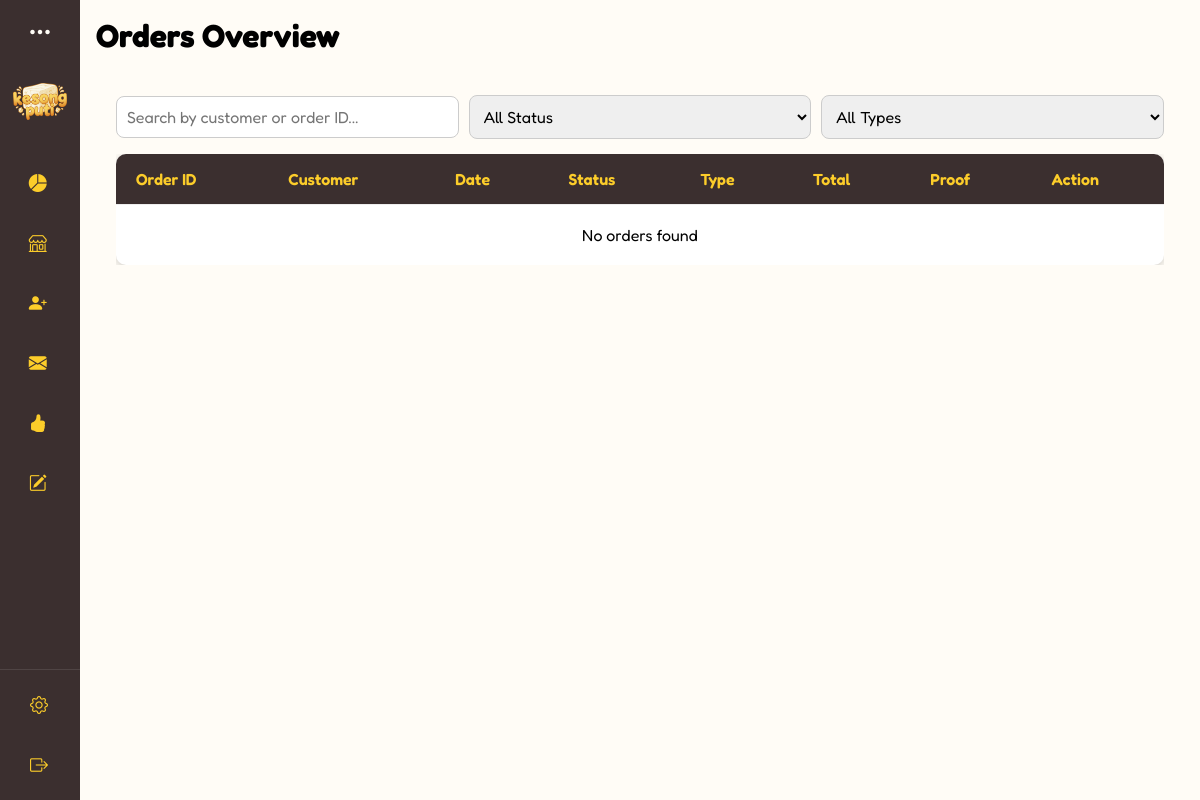
/interfaces/superadmin/orders.php (signed in), run on an earlier commit of the app's database.
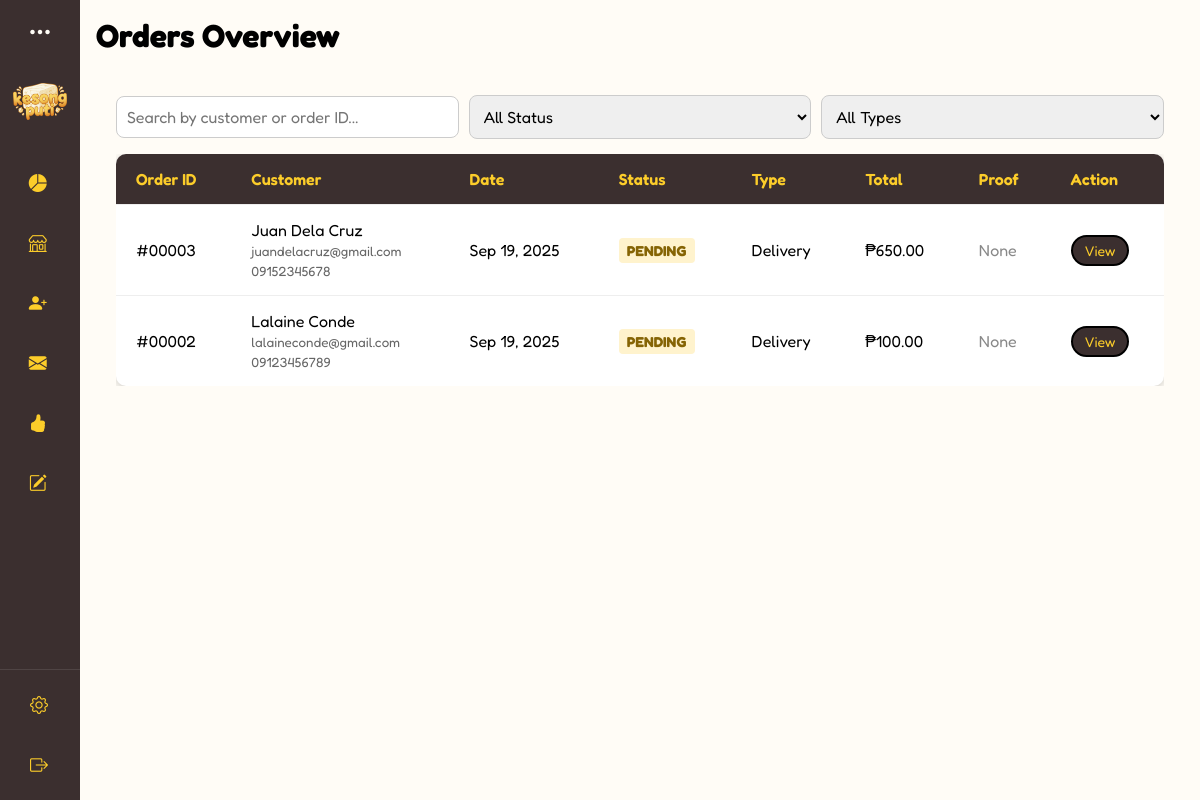
And on a later commit of the database.
### tables this page shows
CREATE TABLE `orders` (
  `o_id` int(11) NOT NULL,
  `c_id` int(11) NOT NULL,
  `handled_by` int(11) NOT NULL,
  `order_date` datetime DEFAULT current_timestamp(),
  `total_amount` decimal(10,2) NOT NULL,
  `payment_status` enum('pending','paid','failed','refunded') DEFAULT 'pending',
  `payment_method` varchar(50) DEFAULT 'cash',
  `proof_of_payment` varchar(255) DEFAULT NULL,
  `order_status` enum('pending','processing','shipped','delivered','cancelled') DEFAULT 'pending',
  `delivery_address` varchar(255) NOT NULL,
  `owner_id` int(11) NOT NULL
);

CREATE TABLE `customers` (
  `c.id` int(11) NOT NULL,
  `fullname` varchar(255) NOT NULL,
  `phone_number` varchar(15) NOT NULL,
  `email` varchar(255) NOT NULL,
  `address` varchar(255) NOT NULL
);

### interfaces/superadmin/orders.php (the view, shortened to what this page needs)
<?php
require '../../connection.php';
include ('../../includes/superadmin-dashboard.php');
$orders = [];
$owner_filter = null;
if ($_SESSION['role'] === 'superadmin') {
    $owner_filter = intval($_SESSION['super_id']);
} elseif ($_SESSION['role'] === 'admin') {
    $owner_filter = intval($_SESSION['admin_id']);
}
if ($owner_filter !== null) {
    $orders_query = "SELECT o.*, c.fullname, c.phone_number, c.email, c.address
                     FROM orders o
                     LEFT JOIN customers c ON o.c_id = c.`c.id`
                     WHERE o.owner_id = ?
                     ORDER BY o.order_date DESC";
    $stmt = mysqli_prepare($connection, $orders_query);
    if ($stmt) {
        mysqli_stmt_bind_param($stmt, 'i', $owner_filter);
        mysqli_stmt_execute($stmt);
        $result = mysqli_stmt_get_result($stmt);
        while ($row = mysqli_fetch_assoc($result)) {
            $orders[] = $row;
        }
    }
}
?>
<!DOCTYPE html>
<html lang="en">
<head>
  <link rel="stylesheet" href="https://cdn.jsdelivr.net/npm/bootstrap-icons/font/bootstrap-icons.css"/>
  <link rel="stylesheet" href="../../css/admin.css"/>
</head>
<body>
<div class="main-content">
  <div class="box" id="orders-content">
    <h1>Orders Overview</h1>
    <div class="orders-container">
      <div class="orders-header">
        <input type="text" id="orderSearch" placeholder="Search by customer or order ID..."/>
        <select id="orderStatusFilter">
          <option value="all">All Status</option>
        </select>
        <select id="orderTypeFilter">
          <option value="all">All Types</option>
        </select>
      </div>
      <div class="orders-table-wrapper">
        <table class="orders-table">
          <thead>
            <tr>
              <th>Order ID</th>
              <th>Customer</th>
              <th>Date</th>
              <th>Status</th>
              <th>Type</th>
              <th>Total</th>
              <th>Proof</th>
              <th>Action</th>
            </tr>
          </thead>
          <tbody id="ordersTableBody">
            <?php if (empty($orders)): ?>
              <tr>
                <td colspan="8" style="text-align: center; padding: 20px;">No orders found</td>
              </tr>
            <?php else: ?>
              <?php foreach ($orders as $order): ?>
                <tr data-status="<?php echo htmlspecialchars($order['order_status']); ?>" data-type="delivery">
                  <td>#<?php echo str_pad($order['o_id'], 5, '0', STR_PAD_LEFT); ?></td>
                  <td>
                    <div><?php echo htmlspecialchars($order['fullname'] ?: 'Guest Customer'); ?></div>
                    <small style="color: #666;"><?php echo htmlspecialchars($order['email'] ?: ''); ?></small>
                    <br><small style="color: #666;"><?php echo htmlspecialchars($order['phone_number'] ?: ''); ?></small>
                  </td>
                  <td><?php echo date('M d, Y', strtotime($order['order_date'])); ?></td>
                  <td><span class="status <?php echo htmlspecialchars($order['order_status']); ?>"><?php echo ucfirst(htmlspecialchars($order['order_status'])); ?></span></td>
                  <td><span class="type-label delivery">Delivery</span></td>
                  <td>₱<?php echo number_format($order['total_amount'], 2); ?></td>
                    <td>
                      <?php if (!empty($order['proof_of_payment'])): ?>
                        <a href="../../uploads/payment_proofs/<?php echo htmlspecialchars($order['proof_of_payment']); ?>" target="_blank">
                          <img src="../../uploads/payment_proofs/<?php echo htmlspecialchars($order['proof_of_payment']); ?>" class="proof-thumb" alt="Proof">
                        </a>
                      <?php else: ?>
                        <span style="color:#888;">None</span>
                      <?php endif; ?>
                    </td>
                  <td><button class="view-btn" onclick="viewOrderDetails(<?php echo $order['o_id']; ?>)">View</button></td>
                </tr>
              <?php endforeach; ?>
            <?php endif; ?>
          </tbody>
        </table>
      </div>
    </div>
  </div>
</div>
</body>
</html>

What changed in the data, as far as the page shows it:
added orders: o_id "00003", c.fullname "Juan Dela Cruz", c.email "juandelacruz@gmail.com", c.phone_number "09152345678", order_date "Sep 19, 2025", order_status "PENDING", total_amount "650.00", shows "None"
added orders: o_id "00002", c.fullname "Lalaine Conde", c.email "lalaineconde@gmail.com", c.phone_number "09123456789", order_date "Sep 19, 2025", order_status "PENDING", total_amount "100.00", shows "None"
Also different on the page:
text no longer shown: "No orders found"
